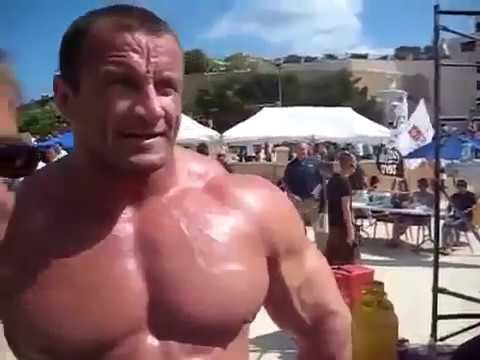
#> input picture Kryptografia wizualna/pudzian.jpg, 480 x 360 px
$ jupyter execute Wizualna.ipynb   (shell and % lines are left out)
#> lines starting #> are read from the running program, lines starting #| are printed output that depends on the picture; after the words box and inside, x2 and y2 are one past the last pixel; in counts of white or black regions, pixels touching at a corner belong together
[cell 1]

import cv2
import random
from matplotlib import pyplot as plt

[cell 2]
img_source = cv2.imread('pudzian.jpg', cv2.IMREAD_GRAYSCALE)
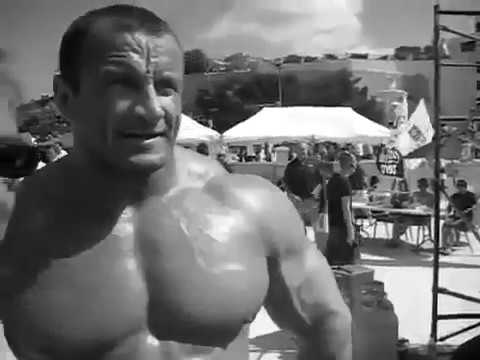
#> img_source: shape (360, 480); min 0, max 255, mean 112.6

for i in range(len(img_source)):
  for j in range(len(img_source[0])):
    img_source[i][j] = 0 if img_source[i][j] < 128 else 255
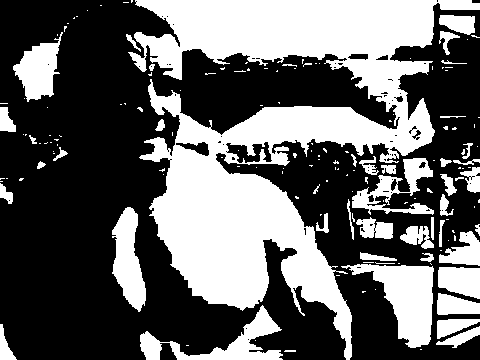
#> img_source: shape (360, 480); 39.4% white; 160 white regions (113 under 20 px), largest, box (x1, y1, x2, y2) and area: (128, 0, 480, 360) 47675, (341, 264, 434, 348) 3597, (140, 305, 283, 360) 2400

plt.imshow(img_source, cmap='gray')
plt.show()

[cell 3]
img_source

[cell 4]
img_1 = [ [0] * len(img_source[0]) for _ in range(len(img_source))]
#> img_1 = 360 items
img_2 = [ [0] * len(img_source[0]) for _ in range(len(img_source))]
#> img_2 = 360 items

for i in range(len(img_source)):
  for j in range(len(img_source[0])):

    if img_source[i][j] == 0:
      if random.random() < 0.5:
        img_1[i][j] = 0
        img_2[i][j] = 0
      else:
        img_1[i][j] = 255
        img_2[i][j] = 255

    else:
      if random.random() < 0.5:
        img_1[i][j] = 0
        img_2[i][j] = 255
      else:
        img_1[i][j] = 255
        img_2[i][j] = 0


img_res = [ [0] * len(img_source[0]) for _ in range(len(img_source))]
#> img_res = 360 items

for i in range(len(img_source)):
  for j in range(len(img_source[0])):
    if img_1[i][j] == img_2[i][j]:
      img_res[i][j] = 0
    else:
      img_res[i][j] = 255

[cell 5]
fig = plt.figure(figsize=(25,10))

imgs = [img_source, img_1, img_2, img_res]
titles = ['Original', 'Part A', 'Part B', 'Combined']

for id, (img, title) in enumerate(zip(imgs, titles)):
  ax = fig.add_subplot(1, 4, id+1)
  ax.set_title(title, y=-0.2, pad=-14)
  plt.imshow(img, cmap='gray')
#> this loop made 4 passes
#> title on passes 1 to 4: 'Original', 'Part A', 'Part B', 'Combined'


plt.show()
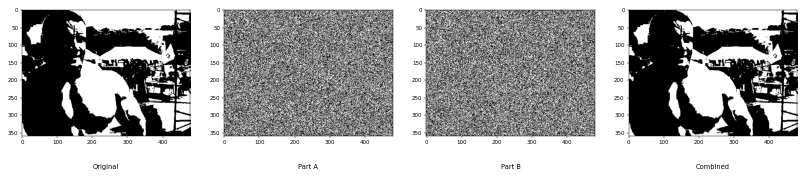
#> figure drawn by matplotlib, 4 panels
